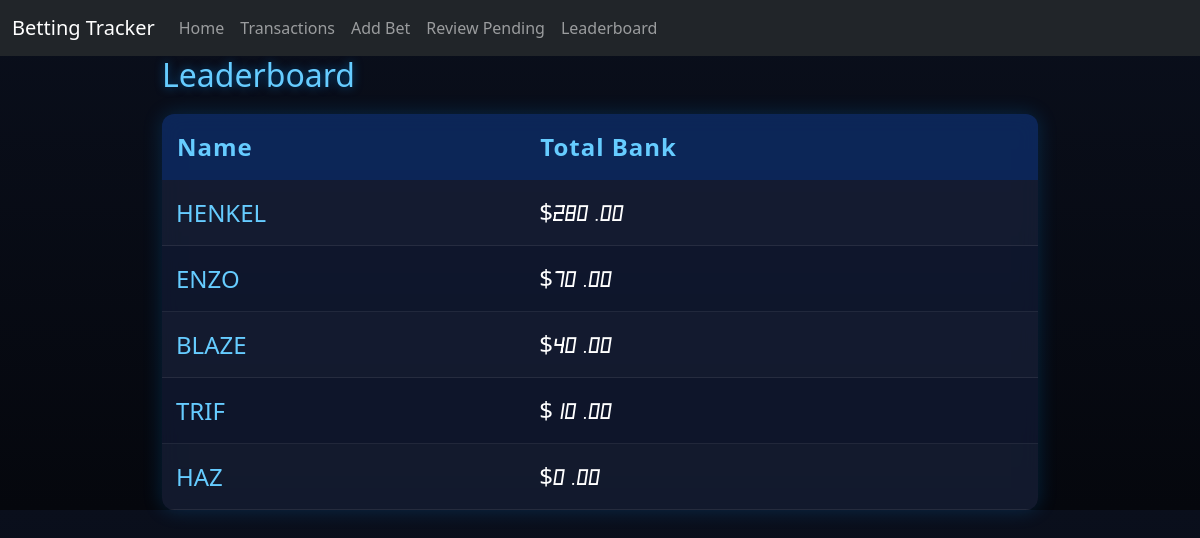
The page / on the database its author committed.
### tables this page shows
CREATE TABLE Players (
                        ID INTEGER PRIMARY KEY AUTOINCREMENT,
                        Name TEXT,
                        BetsPlaced INTEGER,
                        SuccessRate REAL,
                        Bank REAL
                    );

### app.py (the view)
@app.route("/")
def index():
    db = get_db(DB)
    players = db.execute("SELECT * FROM Players").fetchall()
    print(players)
    totals = db.execute("""
        SELECT Players.ID, Name, Bank,
               COALESCE(SUM(AmountWon),0) as result,
               Bank + COALESCE(SUM(AmountWon),0) as total
        FROM Players
        LEFT JOIN Transactions ON Players.ID = Transactions.PlayerID
        GROUP BY Players.ID
        ORDER BY total DESC
    """).fetchall()
    return render_template("index.html", players=totals)

### app.py (called while the page is built)
def get_db(DB):
    try:
        db = sqlite3.connect(DB)
        return db
    except sqlite3.Error as e:
        print(f"Error opening database: {e}")
        return None

### templates/index.html
{% extends "base.html" %}
{% block content %}
<h2>Leaderboard</h2>
<table class="leaderboard-table">
    <tr>
        <th>Name</th>
        <th>Total Bank</th>
    </tr>
    {% for p in players %}
    <tr>
        <td>
            <a href="{{ url_for('player', id=p[0]) }}">
                {{ p[1] }}
            </a>
        </td>
        <td>$<span class="leaderboard-numbers">{{ "%.2f"|format(p[4]) }}</span></td>
    </tr>
    {% endfor %}
</table>
{% endblock %}

### templates/base.html (style rules this page uses)
body { background: linear-gradient(to bottom, #0a0f1c, #05070d); color: white; font-family: 'Segoe UI', Tahoma, Geneva, Verdana, sans-serif; }
.leaderboard-numbers { font-family: 'SportsType', sans-serif; }
.leaderboard-table { width: 100%; border-collapse: collapse; background: rgba(20, 30, 60, 0.6); backdrop-filter: blur(10px); border-radius: 12px; overflow: hidden; box-shadow: 0 0 20px rgba(0, 150, 255, 0.2); font-size: 1.5em; }
.leaderboard-table th { text-align: left; padding: 15px; background: rgba(0, 100, 255, 0.2); color: #66ccff; font-weight: 600; letter-spacing: 1px; }
.leaderboard-table td { padding: 14px; border-bottom: 1px solid rgba(255, 255, 255, 0.08); }
.leaderboard-table a { color: #66ccff; text-decoration: none; }
.leaderboard-table tr:nth-child(even) { background: rgba(255, 255, 255, 0.02); }
h2 { margin-bottom: 20px; color: #66ccff; text-shadow: 0 0 10px rgba(0, 150, 255, 0.5); }

### rows shown on the page
Players: Name "HENKEL", p "280.00"
Players: Name "ENZO", p "70.00"
Players: Name "BLAZE", p "40.00"
Players: Name "TRIF", p "10.00"
Players: Name "HAZ", p "0.00"
